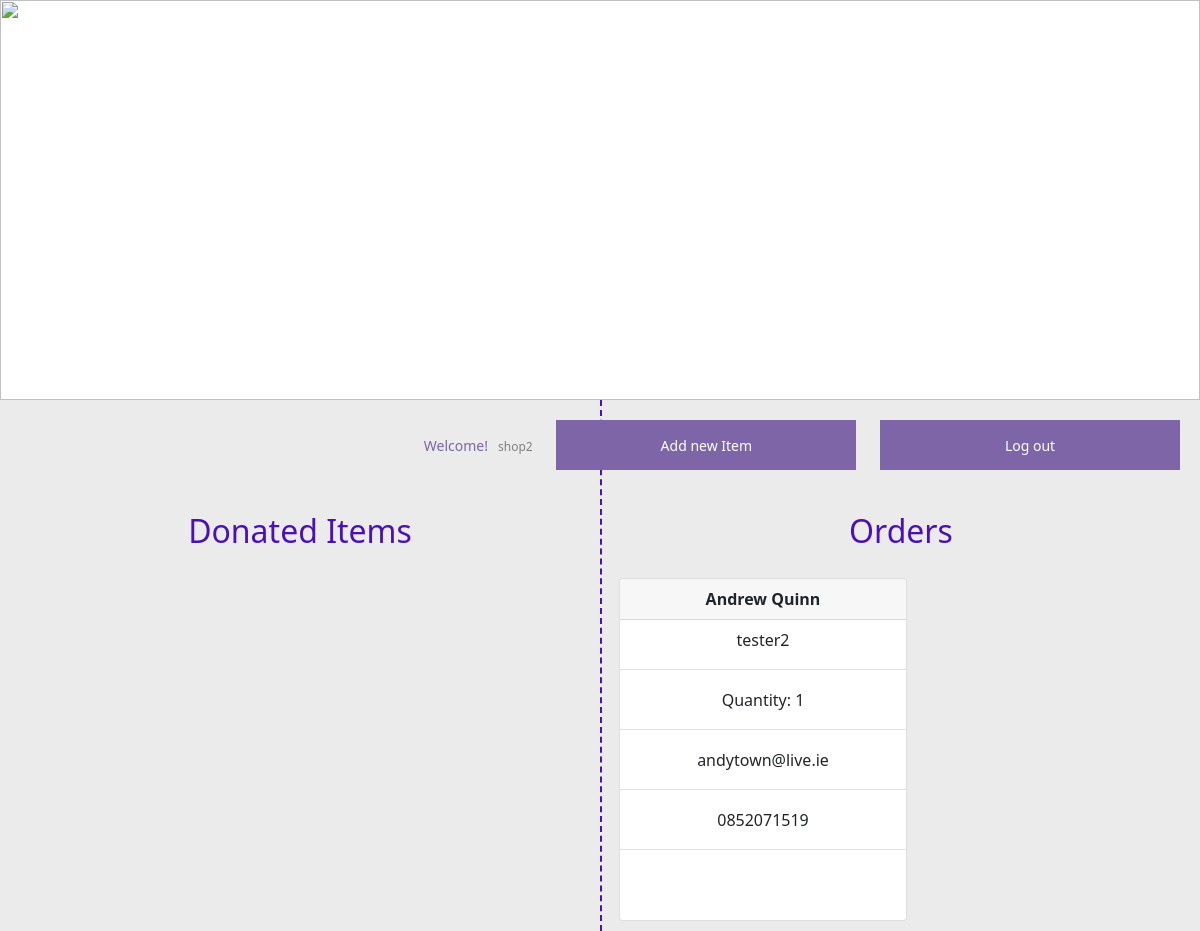
The app's page /list/item/shop2 with its own data.
### app.py (models this page shows, shortened)
class orders(db.Model):  # username of owner's food that's unique.
    id = db.Column(db.Integer, primary_key=True)
    username = db.Column(db.String(80), nullable=False)
    fullname = db.Column(db.String(120), nullable=False)
    email = db.Column(db.String(100), nullable=False)
    location = db.Column(db.String(200), nullable=False)
    contact = db.Column(db.String(20), nullable=False)
    fooditemid = db.Column(db.Integer, nullable=False)
    quantityoffood = db.Column(db.String(1000), nullable=False)

class deletedfooditems(db.Model):
    id = db.Column(db.Integer, primary_key=True)
    username = db.Column(db.String(80), nullable=False)
    itemName = db.Column(db.String(120), nullable=False)
    expDay = db.Column(db.Integer, nullable=False)
    expMonth = db.Column(db.Integer, nullable=False)
    expYear = db.Column(db.Integer, nullable=False)
    qx = db.Column(db.Integer, nullable=False)

### app.py (the view)
@app.route('/list/item/<username>')
def listitem(username):
    items = {}
    items = fooditem.query.filter_by(username=username).all()
    order = orders.query.filter_by(username=username).all()
    if len(items) == 0:
        items = deletedfooditems.query.filter_by(username=username).all()
    obj = {}
    for item in order:
        try:
            value = fooditem.query.filter_by(
                id=item.fooditemid).first().itemName
        except:
            value = deletedfooditems.query.filter_by(
                id=item.fooditemid).first().itemName
        obj[item.fooditemid] = value
    return render_template("item-list-store.html", usrname=username, items=items, orders=order, foodnames=obj)

### templates/item-list-store.html (shortened to what this page needs)
{% extends 'base.html' %}
{% block body %}
<div class="header-container">
    <img src="/static/images/header.jpg" height="400px" width="100%" alt="">
    <div id="username">Welcome!<label id="usrname">{{usrname}}</label>
        <button class="filledbtn" id="newitembtn">Add new Item</button>
        <button class="filledbtn" id="logOutBtn">Log out</button>
    </div>
</div>
<div class="container-fluid" style="background-color:rgb(235, 235, 235);">
    <div class="row">
        <div class="col-md-6">
            <div class="row mt-5">
                <h2 class="text-center pt-3 mt-5" style="color: rgb(75, 17, 182);">Donated Items</h2>
            </div>
        </div>
        <div class="col-md-6" style="border-left: 2px dashed rgb(75, 17, 182);">
            <div class="row mt-5">
                <h2 class="text-center pt-3 mt-5" style="color: rgb(75, 17, 182);">Orders</h2>
                {% for item in orders %}
                <div class="col-md-6 text-center">
                    <div class="card" style="width: 18rem; margin: 20px 5px 10px 5px;">
                        <div class="card-header">
                            <strong>{{item.fullname}}</strong>
                        </div>
                        <ul class="list-group list-group-flush">
                            <li class="list-group-item"> {{foodnames[item.fooditemid]}}</li>
                            <li class="list-group-item">Quantity: {{item.quantityoffood}}</li>
                            <li class="list-group-item">{{item.email}}</li>
                            <li class="list-group-item">{{item.contact}}</li>
                            <li class="list-group-item">{{item.location}}</li>
                        </ul>
                    </div>
                </div>
                {% endfor %}
            </div>
        </div>
    </div>
</div>
{% endblock %}

### static/css/main.css (style rules this page uses)
body { font-family: Verdana, Geneva, Tahoma, sans-serif; margin: 0px !important; padding: 0px !important; }
* { box-sizing: border-box; }
.header-container { position: relative; height: 400px; width: 100%; }
.row { display: flex; }
.filledbtn { width: 300px; height: 50px; margin: 10px; text-align: center !important; border-style: none; color: white !important; background-color: rgb(125, 101, 168); }
label { display: inline; font-size: 12px; color: gray; margin: 10px; }
#username { text-align: right; font-size: 14px; color: rgb(125, 101, 168); margin: 10px; }
li { position: relative; width: 100%; height: 50px; list-style-type: none; margin-bottom: 10px; border-top: none; border-right: none; border-bottom: 1px gray dotted; border-left: 1px gray dotted; }

### records on screen
orders: fullname "Andrew Quinn", fooditemid.itemName "tester2", quantityoffood "1", email "andytown@live.ie", contact "0852071519"

### other values on screen
{{ usrname }} "shop2"
